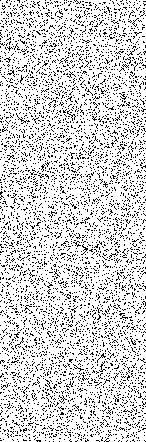
%> input picture Ctrl-ODC-1-original-level-crop_average-1.tif, 146 x 442 px
$ octave --eval "result = patchindex_SD('Ctrl-ODC-1-original-level-crop_average-1.tif');"   (GNU Octave 9; MATLAB toolbox functions it lacks are replaced by stand-ins)
%> lines starting %> are read from the running program, lines starting %| are printed output that depends on the picture
%> in patchindex_SD, image is the input picture: size 442x146 uint8; values 144 (black) and 145 (white), 83% white; black in thin lines or dots
### normimag.m
% Dependent Function: patchindex
% To normalize the image to be same exposure level

% author:   Baihan Lin, for Olavarria Lab
% date:     Dec 2016

function normalizedImage = normimag(image)

normalizedImage = 50*image /mean(mean(image));
%> normalizedImage: size 442x146 double; values 49.71 (black) and 50.06 (white), 83% white; black in thin lines or dots

% 50 is an arbitrary number to choose, but it does a good job.

end

### striatindex_SD.m
% Dependent Function: patchindex
% To calculate the patch index in a 1-dimensional space as striate

% author:   Baihan Lin, for Olavarria Lab
% date:     Dec 2016
% update:   Dec 2017

function [si_curve, si_sd] = striatindex_SD(X)

Xsize = size(X);
%> Xsize = [146 442]
flat = Xsize(2);
%> flat = 442

vec = X(:,2:end) - X(:,1:end-1);
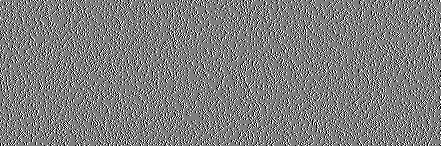
%> vec: size 146x441 double; min -0.345, max 0.345, mean -3.22e-05; drawn with min black and max white

veclength = sqrt(vec.^2 + ones(Xsize(1), Xsize(2)-1));
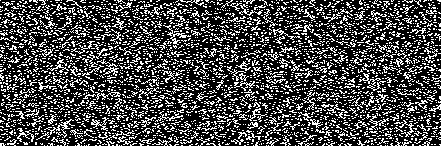
%> veclength: size 146x441 double; values 1 (black) and 1.06 (white), 28.1% white in thin lines or dots
curve = sum(veclength, 2);
%> curve = 146 values, max 450.3 at index 106, min 446.1 at index 114, mean 448.2

% striate index from curve method
si_curve = 1 - flat/mean(curve);
%> si_curve = 0.0138

% striate index from sd method
si_sd = mean(std(X));
%> si_sd = 0.129

end

### patchindex_SD.m
% Dependent Function: patchindex
% To calculate the patchindex in a 2-dimensional space

% author:   Baihan Lin, for Olavarria Lab
% date:     Dec 2016
% update:   Dec 2017

function [pi_curve, pi_sd] = patchindex_SD(file)

image = imread(file);
if length(size(image)) == 3
   image = rgb2gray(image(:,:,1:3));
end

image = cast(image,'double');
image = normimag(image);
[xsi_curve, xsi_sd] = striatindex_SD(image.');
%> xsi_curve = 0.0138; xsi_sd = 0.129
[ysi_curve, ysi_sd] = striatindex_SD(image);
%> in striatindex_SD (call 2), `vec = X(:,2:end) - X(:,1:end-1);`:
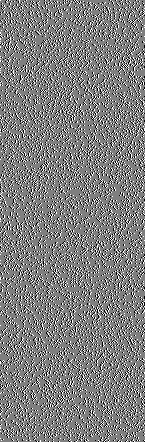
%> vec: size 442x145 double; min -0.345, max 0.345, mean 5.39e-06; drawn with min black and max white
%> in striatindex_SD (call 2), `veclength = sqrt(vec.^2 + ones(Xsize(1), Xsize(2)-1));`:
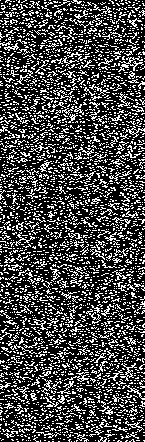
%> veclength: size 442x145 double; values 1 (black) and 1.06 (white), 28.2% white in thin lines or dots
%> in striatindex_SD (call 2), `curve = sum(veclength, 2);`: curve = 442 values, max 148.6 at index 411, min 146.2 at index 39, mean 147.4
%> in striatindex_SD (call 2), `si_curve = 1 - flat/mean(curve);`: si_curve = 0.00926
%> in striatindex_SD (call 2), `si_sd = mean(std(X));`: si_sd = 0.13
%> ysi_curve = 0.00926; ysi_sd = 0.13

% patch index from curve method
pi_curve = (xsi_curve + ysi_curve)/2;
%> pi_curve = 0.0115

% patch index from sd method
pi_sd = (xsi_sd + ysi_sd)/2;
%> pi_sd = 0.129
%> `result = patchindex_SD('Ctrl-ODC-1-original-level-crop_average-1.tif');`: result = 0.0115

end
